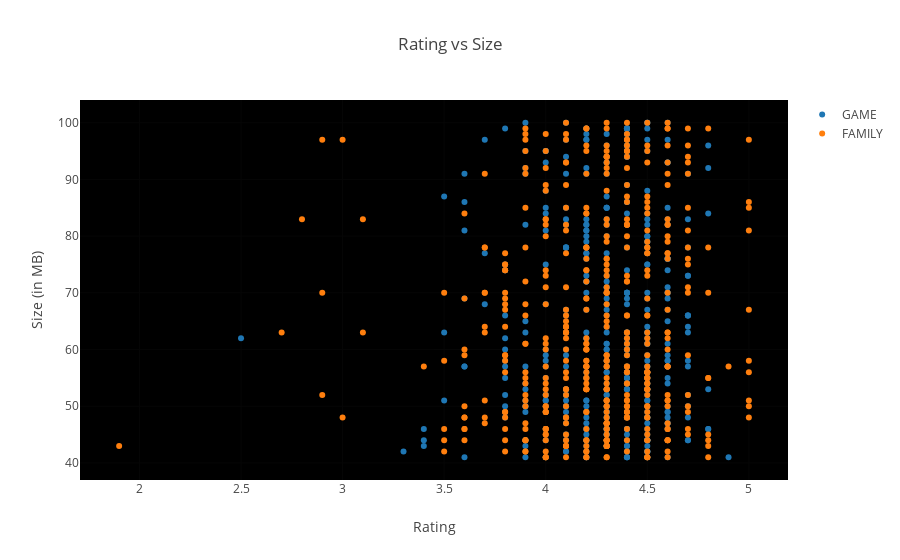

Notebook code cell kept with this figure:
### Markdown cell above
Most top rated apps are optimally sized between **~2MB to ~40MB** - neither too light nor too heavy.

### Code cell
c = ['hsl('+str(h)+',50%'+',50%)' for h in np.linspace(0, 360, len(list(set(groups.Category))))]

subset_df = df[df.Size > 40]
groups_temp = subset_df.groupby('Category').filter(lambda x: len(x) >20)

# for category in enumerate(list(set(groups_temp.Category))):
#     print (category)

data = [{
    'x': groups_temp.loc[subset_df.Category==category[1]]['Rating'], 
    'type':'scatter',
    'y' : subset_df['Size'],
    'name' : str(category[1]),
    'mode' : 'markers',
    'showlegend': True,
    #'marker': {'color':c[i]}
    #'text' : df['rating'],
    } for category in enumerate(['GAME', 'FAMILY'])]


layout = {'title':"Rating vs Size", 
          'xaxis': {'title' : 'Rating'},
          'yaxis' : {'title' : 'Size (in MB)'},
         'plot_bgcolor': 'rgb(0,0,0)'}

py.iplot({'data': data, 'layout': layout})

### Figure 1 — Plotly figure (JSON) as saved in the notebook; plotly's stock layout.template omitted (floating-point values rounded to 4 significant figures; data arrays with more than 128 entries replaced by an {"elided": "..."} marker saying what was removed)
{"data": [{"mode": "markers", "name": "GAME", "showlegend": true, "type": "scatter", "uid": "18de47da-1cb7-4074-b38b-e471d1cb35e4", "x": {"elided": "397 float values"}, "y": {"elided": "1307 int values"}}, {"mode": "markers", "name": "FAMILY", "showlegend": true, "type": "scatter", "uid": "3985f92b-fe93-4e02-8b0d-e1ad0b1a9df2", "x": {"elided": "456 float values"}, "y": {"elided": "1307 int values"}}], "layout": {"plot_bgcolor": "rgb(0,0,0)", "title": {"text": "Rating vs Size"}, "xaxis": {"title": {"text": "Rating"}}, "yaxis": {"title": {"text": "Size (in MB)"}}}}
